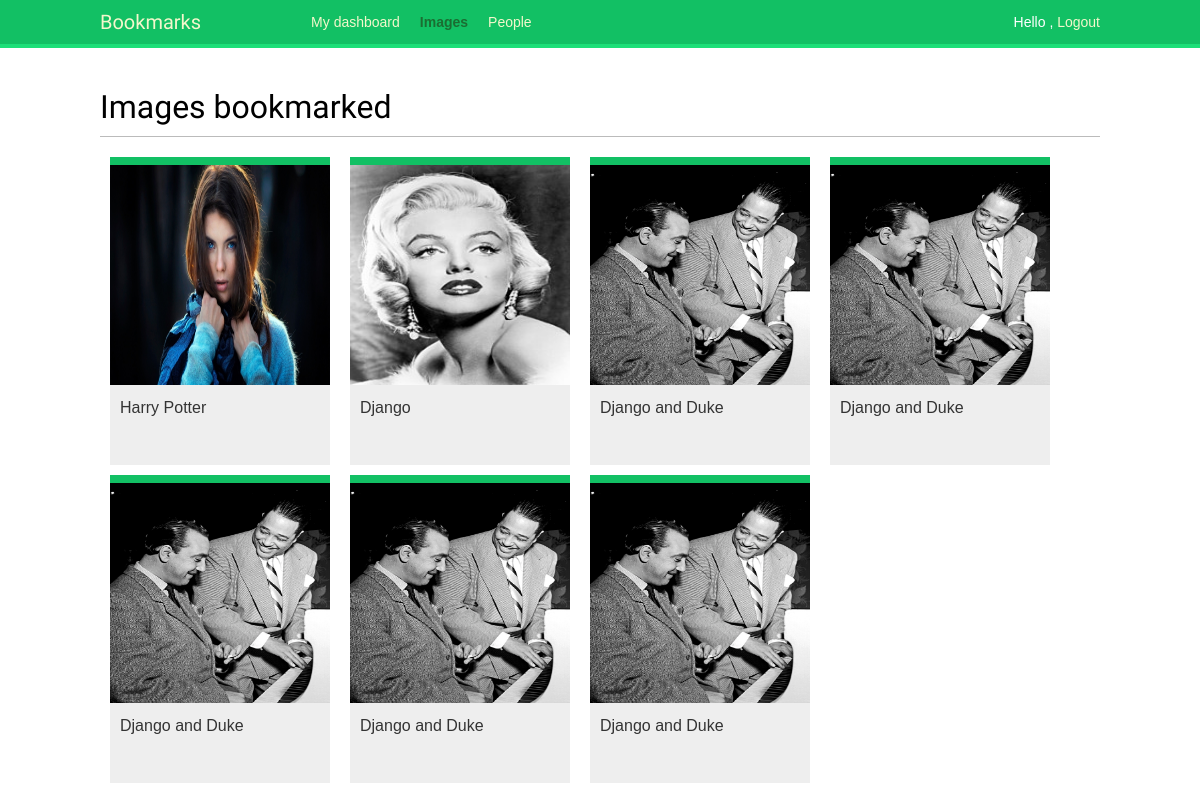
The app's page /images/ (signed in), older data.
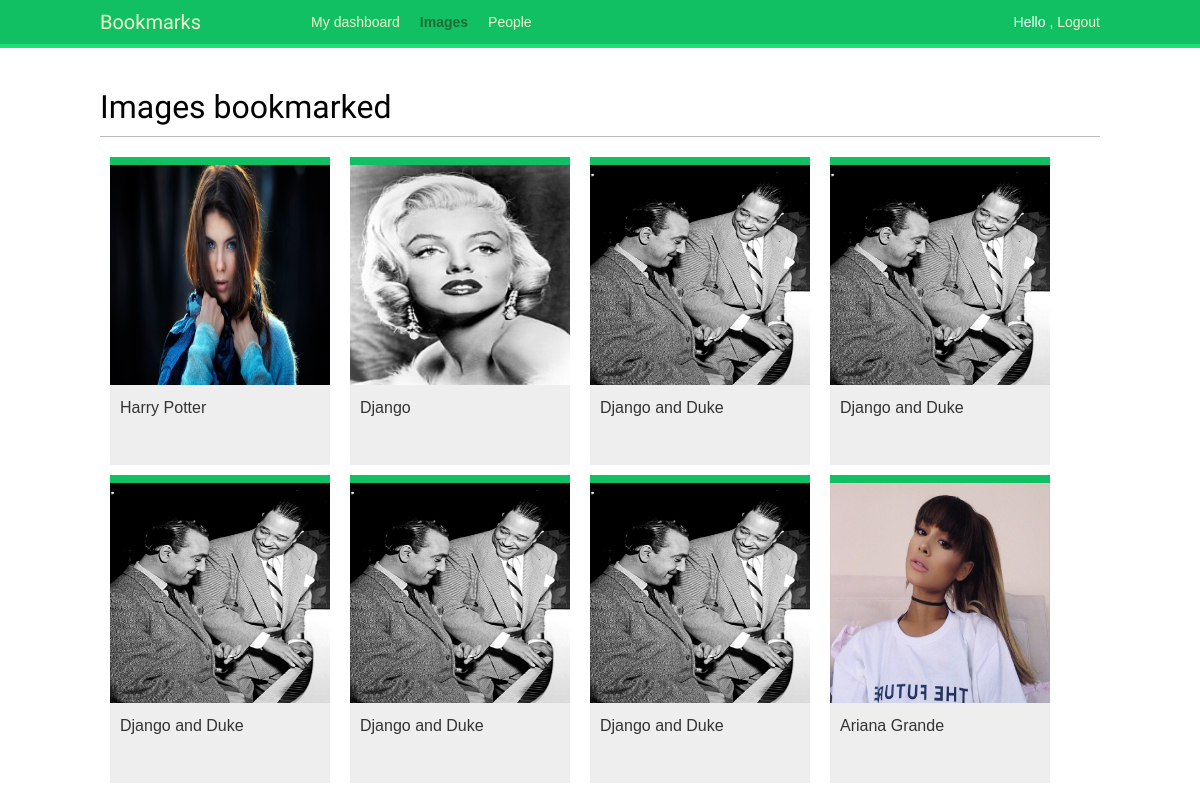
The same page, newer data.
### images/models.py (models this page shows, shortened)
class ImageModel(models.Model):
    user = models.ForeignKey(
        settings.AUTH_USER_MODEL,
        related_name = 'images_created',
        on_delete=models.CASCADE
    )
    users_like = models.ManyToManyField(
        settings.AUTH_USER_MODEL,
        related_name='images_liked',
        blank=True
    )
    title = models.CharField(max_length=200)
    slug = models.SlugField(max_length=200, blank=True)
    url = models.URLField()
    image = models.ImageField(upload_to='images/%Y/%m/%d/')
    description = models.TextField(blank=True)
    created = models.DateField(auto_now_add=True,db_index=True)
    def get_absolute_url(self):
        return reverse('images:detail', args=[self.id, self.slug])

### images/views.py (the view)
# urls.py: path('', views.image_list, name='list'),
@login_required
def image_list(request):
    images = ImageModel.objects.all()
    paginator = Paginator(images, 8)
    page = request.GET.get('page')
    try:
        images = paginator.page(page)
    except PageNotAnInteger:
        images = paginator.page(1)
    except EmptyPage:
        if request.is_ajax():
            return HttpResponse('')
        images = paginator.page(paginator.num_pages)
    if request.is_ajax():
        return render(request,
                      'images/image/list_ajax.html',
                      {'section': 'images', 'images': images})
    return render(request,
                  'images/image/list.html',
                   {'section': 'images', 'images': images})

### images/templates/images/image/list.html (shortened to what this page needs)
{% extends "base.html" %}
{% block content %}
  <h1>Images bookmarked</h1>
  <div id="image-list">
    {% include "images/image/list_ajax.html" %}
  </div>
{% endblock %}

### images/templates/images/image/list_ajax.html
{% load thumbnail %}
{% for image in images %}
  <div class="image">
    <a href="{{ image.get_absolute_url }}">
      {% thumbnail image.image "300x300" crop="100%" as im %}
        <a href="{{ image.get_absolute_url }}">
          <img src="{{ im.url }}">
        </a>
      {% endthumbnail %}
    </a>
    <div class="info">
      <a href="{{ image.get_absolute_url }}" class="title">
        {{ image.title }}
      </a>
    </div>
  </div>
{% endfor %}

Row changes from the older to the newer data that the page shows:
added ImageModel: shows a picture, title "Ariana Grande"
